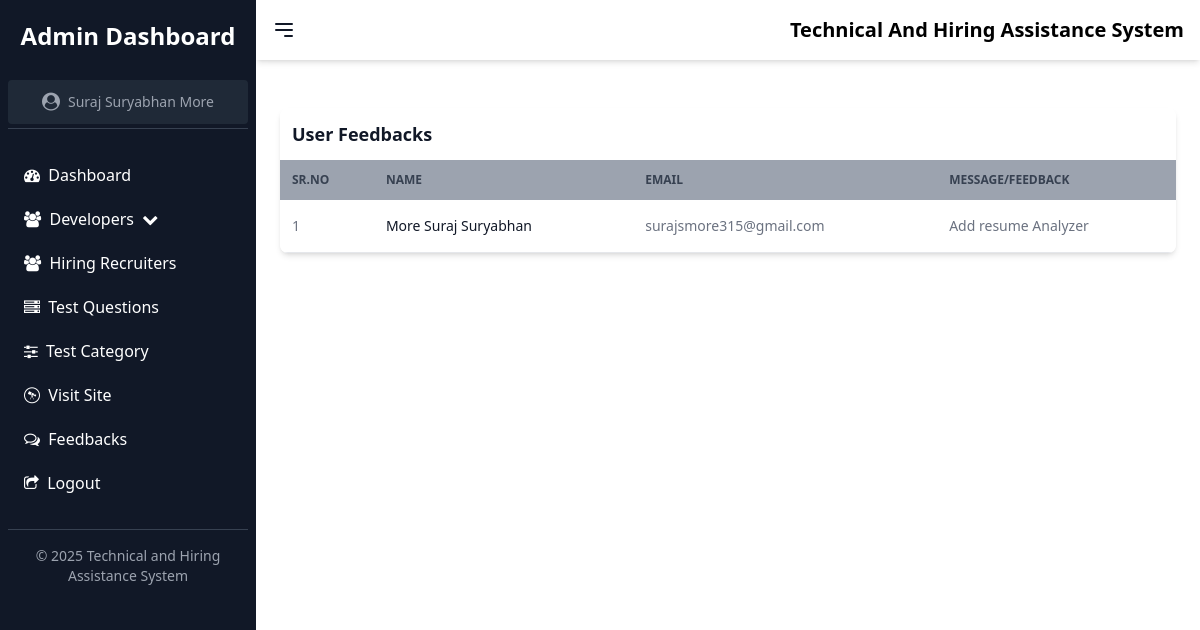
The app's page /feedback (signed in) with its own data.
### myapp/models.py (models this page shows)
class Admin(models.Model):
    Name = models.CharField(max_length=100)
    Email = models.CharField(max_length=100)
    Password = models.CharField(max_length=100)
    Role = models.CharField(max_length=100)
    Contact = models.IntegerField()

class Feedback(models.Model):
    Name = models.CharField(max_length=100)
    Email = models.CharField(max_length=100)
    Message = models.CharField(max_length=10000)

### myapp/views.py (the view)
# urls.py: path('feedback',views.feedback),
def feedback(request):
    if request.session.get('username2') is not None:
        email = request.session.get('username2')
        fb = Feedback.objects.all()
        admin = Admin.objects.values_list('Name', flat=True).first()
        return render(request,"Admin/feedback.html",{'admin':admin,'data':fb})

### templates/Admin/feedback.html (shortened to what this page needs)
<!DOCTYPE html>
<html lang="en">
<head>
  <script src="https://cdn.tailwindcss.com"></script>
    <link rel="stylesheet" href="https://cdnjs.cloudflare.com/ajax/libs/font-awesome/4.7.0/css/font-awesome.min.css">
</head>
<body>
   {% include 'Admin/navbar.html' %}
   <div class="flex-1 flex flex-col ml-0 md:ml-64 transition-all duration-200 ease-in-out" id="main-content">
     <main class="p-6 overflow-auto h-screen">
         <br>
       <div class="relative overflow-x-auto shadow-md sm:rounded-lg">
                <table class=" w-full text-sm text-left text-gray-500" id="content">
                    <caption class="p-3 text-lg font-semibold text-left rtl:text-right text-gray-900 bg-white dark:text-white dark:bg-gray-800">
                       User Feedbacks
                    </caption>
                    <thead class="text-xs text-gray-700  uppercase bg-gray-400">
                        <tr>
                            <th scope="col" class="px-3 py-3">Sr.No</th>
                            <th scope="col" class="px-6 py-3">Name</th>
                            <th scope="col" class="px-6 py-3">Email</th>
                            <th scope="col" class="px-6 py-3">Message/Feedback</th>
                        </tr>
                    </thead>
                    <tbody>
                    {% for i in data %}
                        <tr class="bg-white border-b">
                            <td class="px-3 py-4">{{ forloop.counter }}</td>
                            <td class="px-6 py-4 font-medium text-gray-900">{{ i.Name }}</td>
                            <td class="px-6 py-4">{{ i.Email }}</td>
                            <td class="px-6 py-4">{{ i.Message}}</td>
                        </tr>
                    {% endfor %}
                    </tbody>
                </table>
       </div>
     </main>
   </div>
</body>
</html>

### templates/Admin/navbar.html (shortened to what this page needs)
    <div id="sidebar" class="bg-gray-900 text-white w-64 space-y-6 py-5 px-2 h-screen fixed left-0 top-0 transform -translate-x-full md:translate-x-0 transition duration-200 ease-in-out z-50 overflow-y-auto">
        <h1 class="text-2xl font-semibold text-center">Admin Dashboard</h1>
      <header class="text-center text-gray-400 text-sm py-1 border-b border-gray-700">
        <div class="flex items-center justify-center bg-gray-800 rounded">
            <a href="admin_profile"><button id="profile-btn" class="flex justify-center items-center space-x-2 w-full hover:bg-gray-700 p-2 rounded transition">
             <i class="fa fa-user-circle text-lg"></i>
            <span>{{ admin }}</span>
            </button></a>
        </div>
      </header>
        <nav>
            <a href="Admin1" class="block py-2.5 px-4 rounded transition duration-200 hover:bg-gray-700 menu-item"><i class="fa fa-dashboard"></i>&nbsp Dashboard</a>
             <div class="relative">
                <button id="user-dropdown-btn" class="block w-full text-left py-2.5 px-4 rounded transition duration-200 hover:bg-gray-700 menu-item1"><i class="fa fa-users"></i>&nbsp Developers &nbsp<i class="fa fa-chevron-down"></i></button>
            </div>
            <a href="hr" class="block py-2.5 px-4 rounded transition duration-200 hover:bg-gray-700 menu-item"><i class="fa fa-users"></i>&nbsp Hiring Recruiters</a>
            <a href="test" class="block py-2.5 px-4 rounded transition duration-200 hover:bg-gray-700 menu-item"><i class="fa fa-server"></i>&nbsp Test Questions</a>
            <a href="test_cate" class="block py-2.5 px-4 rounded transition duration-200 hover:bg-gray-700 menu-item"><i class="fa fa-sliders"></i>&nbsp Test Category</a>
            <a href="/" class="block py-2.5 px-4 rounded transition duration-200 hover:bg-gray-700 menu-item"><i class="fa fa-wpexplorer"></i>&nbsp Visit Site</a>
            <a href="feedback" class="block py-2.5 px-4 rounded transition duration-200 hover:bg-gray-700 menu-item"><i class="fa fa-comments-o"></i>&nbsp Feedbacks</a>
            <a href="admin_logout" class="block py-2.5 px-4 rounded transition duration-200 hover:bg-gray-700 menu-item"><i class="fa fa-share-square-o"></i>&nbsp Logout</a>
        </nav>
        <footer class="text-center text-gray-400 text-sm py-4 border-t border-gray-700">
            &copy; 2025 Technical and Hiring Assistance System
        </footer>
    </div>
    <div class="flex-1 flex flex-col ml-0 md:ml-64 transition-all duration-200 ease-in-out sticky top-0 z-40" id="main-content">
        <header class="bg-white shadow-md p-4 flex justify-between items-center sticky top-0 z-40">
            <button id="menu-btn" class="text-gray-900 focus:outline-none">
                <svg class="w-6 h-6" fill="none" stroke="currentColor" viewBox="0 0 24 24" xmlns="http://www.w3.org/2000/svg">
                    <path stroke-linecap="round" stroke-linejoin="round" stroke-width="2" d="M4 6h16M4 12h16m-7 6h7"></path>
                </svg>
            </button>
            <h2 class="text-xl font-semibold">Technical And Hiring Assistance System</h2>
        </header>
    </div>

### records on screen
Admin: Name "Suraj Suryabhan More"
Feedback: Name "More Suraj Suryabhan", Email "surajsmore315@gmail.com", Message "Add resume Analyzer"
